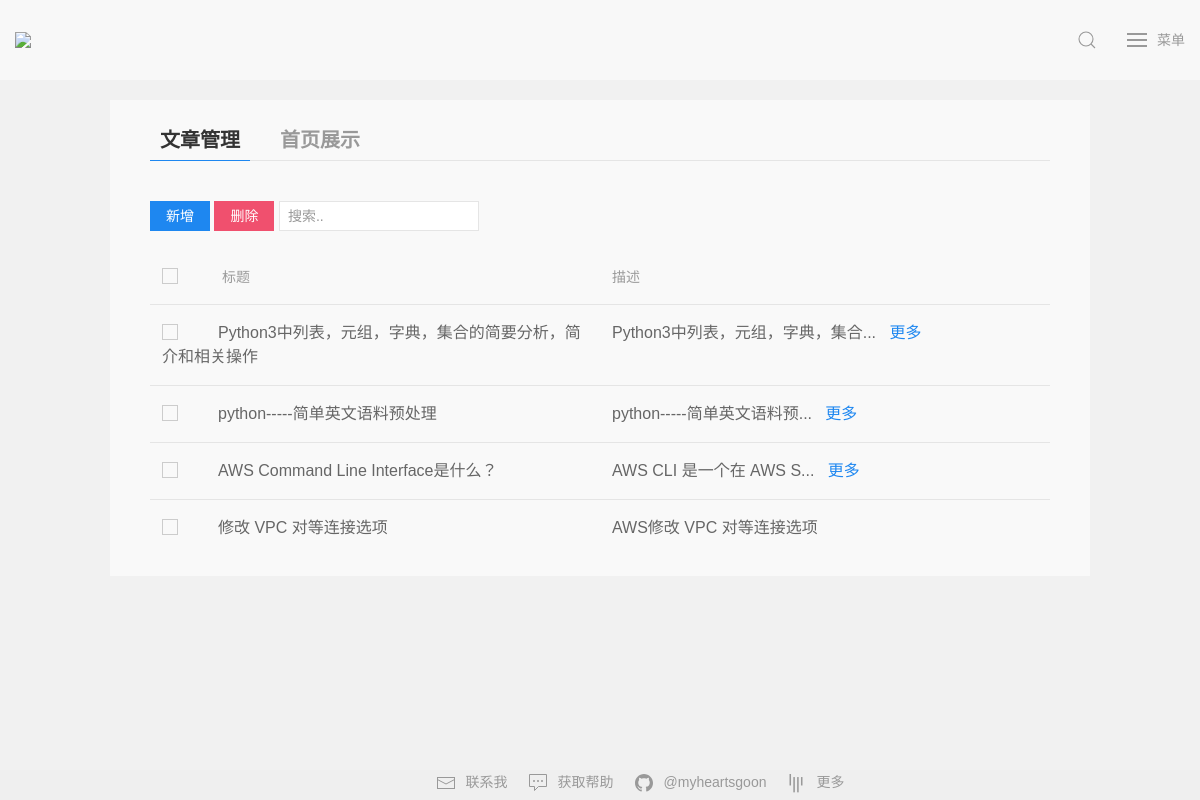
The page /manage (signed in) on the database its author committed.
### application/models/models.py (models this page shows, shortened)
class Article(db.Model):
    __tablename__ = 'article'
    id = db.Column(db.Integer, primary_key=True)
    title = db.Column(db.String(100))
    descp = db.Column(db.String(100))
    content = db.Column(db.String(10000))
    user_id = db.Column(db.Integer, db.ForeignKey('users.id'))
    user = db.relationship('User', backref=db.backref('article'))
    time = db.Column(db.DateTime, default=datetime.now)
    category = db.Column(db.String(10))
    thumbnail = db.Column(db.String(50))
    likes = db.Column(db.Integer, default=0)

### application/controllers/routes.py (the view)
@bp.route('/manage')
@login_required
def manage():
    articles = Article.query.order_by(desc(Article.time)).all()
    return render_template('manage.html', articles=articles)

### application/app.py (called while the page is built)
def create_app(config_name=None):
    if config_name is None:
        config_name = 'default'
    app = Flask(__name__)
    app.config.from_object(config[config_name])
    db.init_app(app)
    login_manager = LoginManager()
    login_manager.session_protection = 'strong'
    login_manager.login_view = "blog.login"
    login_manager.login_message = "该页面需要登陆"
    login_manager.init_app(app)
    @login_manager.user_loader
    def load_user(user_id):
        return User.query.get(int(user_id))
    app.register_blueprint(bp)
    return app

### application/controllers/routes.py (called while the page is built)
@bp.before_request
def make_session_permant():
    session.permanent = True

### application/templates/manage.html (shortened to what this page needs)
{% extends "base.html" %}
{% block head %}
{{ super() }}
{% endblock %}
{% block content %}
<div class="uk-container uk-container-small uk-margin-top uk-margin-xlarge-bottom article-background">
    <ul class="uk-margin-top uk-text-bold" uk-tab>
        <li><a class="tab-size" href="#">文章管理</a></li>
        <li><a class="tab-size" href="#">首页展示</a></li>
      </ul>
    <ul class="uk-switcher uk-margin">
        <li>
            <a id="new" class="uk-button uk-button-primary uk-button-small uk-margin-top" href="{{ url_for('blog.publish') }}" type="button">新增</a>
            <button id="delete" class="uk-button uk-button-danger uk-button-small uk-margin-top" type="button">删除</button>
            <input class="uk-input uk-form-width-medium uk-form-small uk-margin-top searchFilter" type="text" placeholder="搜索..">
            <table class="uk-table uk-table-hover uk-table-divider searchable">
                <thead>
                    <tr>
                        <th><label><input class="uk-checkbox uk-margin-medium-right" type="checkbox" id="checkAll">  </label>  标题</th>
                        <th>描述</th>
                    </tr>
                </thead>
                <tbody>
                {% for a in articles %}
                    <tr>
                        <td><label><input class="uk-checkbox uk-margin-medium-right" type="checkbox" id="{{ a.id }}"></label><a href="{{ url_for('blog.details', id=a.id) }}" target="_blank" class="uk-link-heading">{{ a.title }}</a></td>
                        <td class="comment more">{{ a.descp }}</td>
                    </tr>
                {% endfor %}
                </tbody>
            </table>
        </li>
</div>
{% endblock %}

### application/static/css/styles.css (style rules this page uses)
body,button, input, select, textarea,h1 ,h2, h3, h4, h5, h6 { font-family: Microsoft YaHei,'宋体' , Tahoma, Helvetica, Arial, "\5b8b\4f53", sans-serif; }
html { background-color: #f1f1f1; }
.article-background { background-color: #f9f9f9; }
a.tab-size { font-size: 20px; }
table { table-layout: fixed; width: 200px; }

### rows shown on the page
Article: title "Python3中列表，元组，字典，集合的简要分析，简介和相关操作", descp "Python3中列表，元组，字典，集合"
Article: title "python-----简单英文语料预处理", descp "python-----简单英文语料预"
Article: title "AWS Command Line Interface是什么？", descp "AWS CLI 是一个在 AWS S"
Article: title "修改 VPC 对等连接选项", descp "AWS修改 VPC 对等连接选项"
